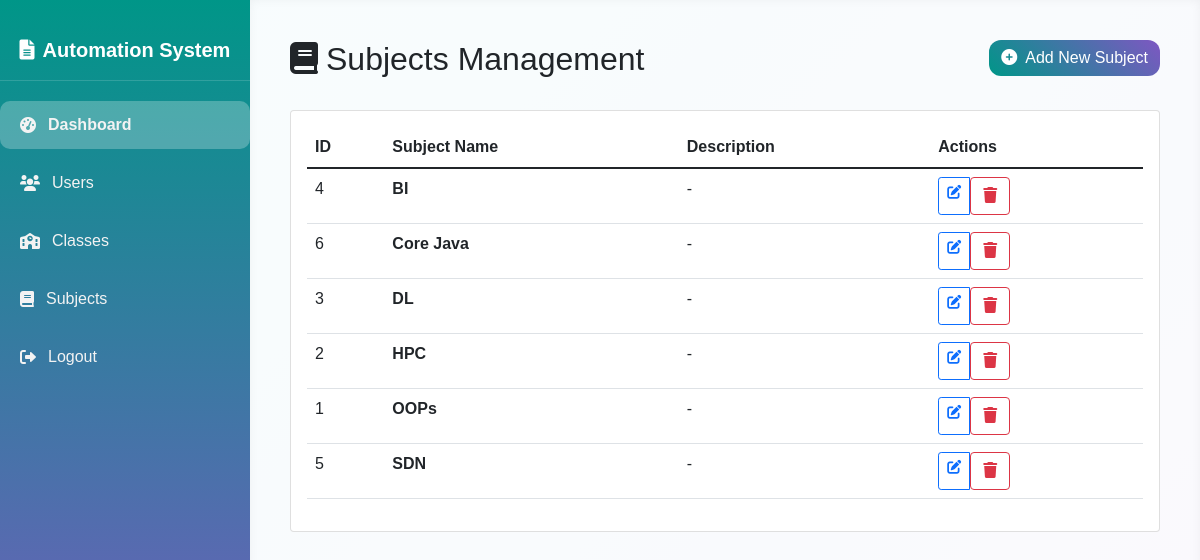
/subjects (signed in), run on the app's committed database.
### tables this page shows
CREATE TABLE subjects (
        id INTEGER PRIMARY KEY AUTOINCREMENT,
        subject_name TEXT NOT NULL,
        description TEXT
    );

### app.py (the view)
@app.route('/subjects')
@login_required
@admin_required
def subjects_list():
    conn = get_db_connection()
    subjects = conn.execute('SELECT * FROM subjects ORDER BY subject_name').fetchall()
    conn.close()
    return render_template('subjects/list.html', subjects=subjects)

### app.py (called while the page is built)
def get_db_connection():
    conn = sqlite3.connect(DB_PATH, timeout=30)
    conn.row_factory = sqlite3.Row
    conn.execute('PRAGMA foreign_keys = ON;')
    conn.execute('PRAGMA journal_mode=WAL;')
    return conn

def login_required(f):
    @wraps(f)
    def decorated_function(*args, **kwargs):
        if 'user_id' not in session:
            flash('Please login to access this page.', 'warning')
            return redirect(url_for('login'))
        return f(*args, **kwargs)
    return decorated_function

def admin_required(f):
    @wraps(f)
    def decorated_function(*args, **kwargs):
        if 'user_id' not in session or session.get('role') != 'Admin':
            flash('Admin access required.', 'danger')
            return redirect(url_for('dashboard'))
        return f(*args, **kwargs)
    return decorated_function

### templates/subjects/list.html (shortened to what this page needs)
{% extends 'base.html' %}
{% block content %}
<div class="row mb-4">
    <div class="col-md-6">
        <h2>
            <i class="fas fa-book me-2"></i>Subjects Management
        </h2>
    </div>
    <div class="col-md-6 text-end">
        <a href="{{ url_for('add_subject') }}" class="btn btn-primary">
            <i class="fas fa-plus-circle me-2"></i>Add New Subject
        </a>
    </div>
</div>
<div class="card">
    <div class="card-body">
        {% if subjects %}
        <div class="table-responsive">
            <table class="table table-hover">
                <thead>
                    <tr>
                        <th>ID</th>
                        <th>Subject Name</th>
                        <th>Description</th>
                        <th>Actions</th>
                    </tr>
                </thead>
                <tbody>
                    {% for subject in subjects %}
                    <tr>
                        <td>{{ subject.id }}</td>
                        <td>
                            <strong>{{ subject.subject_name }}</strong>
                        </td>
                        <td>
                            {{ subject.description if subject.description else '-' }}
                        </td>
                        <td>
                            <div class="btn-group btn-group-sm">
                                <a href="{{ url_for('edit_subject', subject_id=subject.id) }}"
                                   class="btn btn-outline-primary"
                                   title="Edit">
                                    <i class="fas fa-edit"></i>
                                </a>
                                <form action="{{ url_for('delete_subject', subject_id=subject.id) }}" method="POST" style="display:inline;"
                                      onsubmit="return confirm('Are you sure you want to delete this subject?')">
                                    <button type="submit" class="btn btn-outline-danger" title="Delete">
                                        <i class="fas fa-trash"></i>
                                    </button>
                                </form>
                            </div>
                        </td>
                    </tr>
                    {% endfor %}
                </tbody>
            </table>
        </div>
        {% endif %}
    </div>
</div>
{% endblock %}

### templates/base.html (style rules this page uses)
body { font-family: 'Poppins', sans-serif; background: linear-gradient(135deg, #e0f7fa 0%, #ede7f6 100%); min-height: 100vh; margin: 0; display: flex; }
.btn-primary { background: linear-gradient(45deg, #009688, #7e57c2); border: none; border-radius: 12px; }

### data on the page
subjects: id "4", subject_name "BI", description "-"
subjects: id "6", subject_name "Core Java", description "-"
subjects: id "3", subject_name "DL", description "-"
subjects: id "2", subject_name "HPC", description "-"
subjects: id "1", subject_name "OOPs", description "-"
subjects: id "5", subject_name "SDN", description "-"
